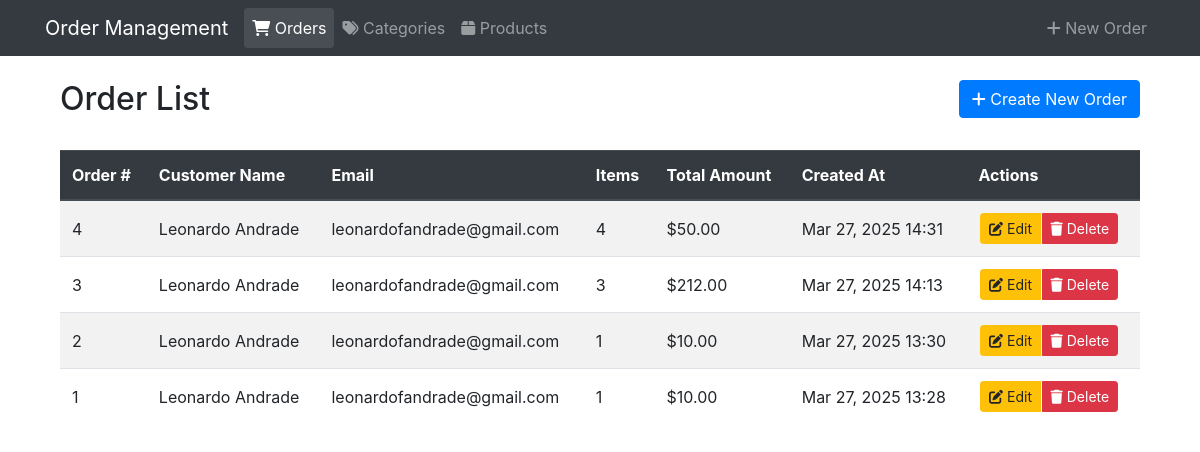
/orders/, run on an earlier commit of the app's database.
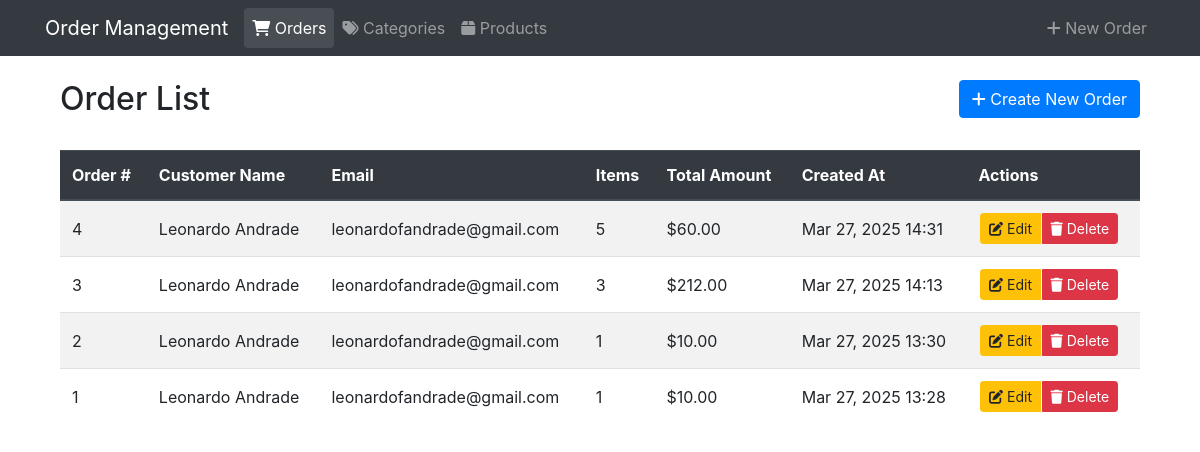
And on a later commit of the database.
### orders/models.py (models this page shows, shortened)
class Order(models.Model):
    customer_name = models.CharField(max_length=100)
    customer_email = models.EmailField()
    created_at = models.DateTimeField(default=timezone.now)
    updated_at = models.DateTimeField(default=timezone.now)
    total_amount = models.DecimalField(max_digits=10, decimal_places=2, default=0)

### orders/views.py (the view)
# urls.py: path('orders/', order_list, name='order_list'),
def order_list(request):
    orders = Order.objects.all().order_by('-created_at')
    return render(request, 'orders/order_list.html', {'orders': orders})

### orders/templates/orders/order_list.html (shortened to what this page needs)
{% extends 'base.html' %}
{% block content %}
<div class="container mt-4">
    <div class="row mb-4">
        <div class="col">
            <h2>Order List</h2>
        </div>
        <div class="col text-right">
            <a href="{% url 'create_order' %}" class="btn btn-primary">
                <i class="fas fa-plus"></i> Create New Order
            </a>
        </div>
    </div>
    <div class="table-responsive">
        <table class="table table-striped table-hover">
            <thead class="thead-dark">
                <tr>
                    <th>Order #</th>
                    <th>Customer Name</th>
                    <th>Email</th>
                    <th>Items</th>
                    <th>Total Amount</th>
                    <th>Created At</th>
                    <th>Actions</th>
                </tr>
            </thead>
            <tbody>
                {% for order in orders %}
                <tr>
                    <td>{{ order.id }}</td>
                    <td>{{ order.customer_name }}</td>
                    <td>{{ order.customer_email }}</td>
                    <td>{{ order.order_items.count }}</td>
                    <td>${{ order.total_amount|floatformat:2 }}</td>
                    <td>{{ order.created_at|date:"M d, Y H:i" }}</td>
                    <td>
                        <div class="btn-group" role="group">
                            <a href="{% url 'create_order' %}?order_id={{ order.id }}" class="btn btn-warning btn-sm">
                                <i class="fas fa-edit"></i> Edit
                            </a>
                            <button type="button" class="btn btn-danger btn-sm" data-toggle="modal" data-target="#deleteModal{{ order.id }}">
                                <i class="fas fa-trash"></i> Delete
                            </button>
                        </div>
                    </td>
                </tr>
                {% empty %}
                <tr>
                    <td colspan="7" class="text-center">No orders found.</td>
                </tr>
                {% endfor %}
            </tbody>
        </table>
    </div>
</div>
{% endblock %}

What changed in the data, as far as the page shows it:
changed Order "Mar 27, 2025 14:31": order_items.count "4" → "5"; total_amount "50.00" → "60.00"
